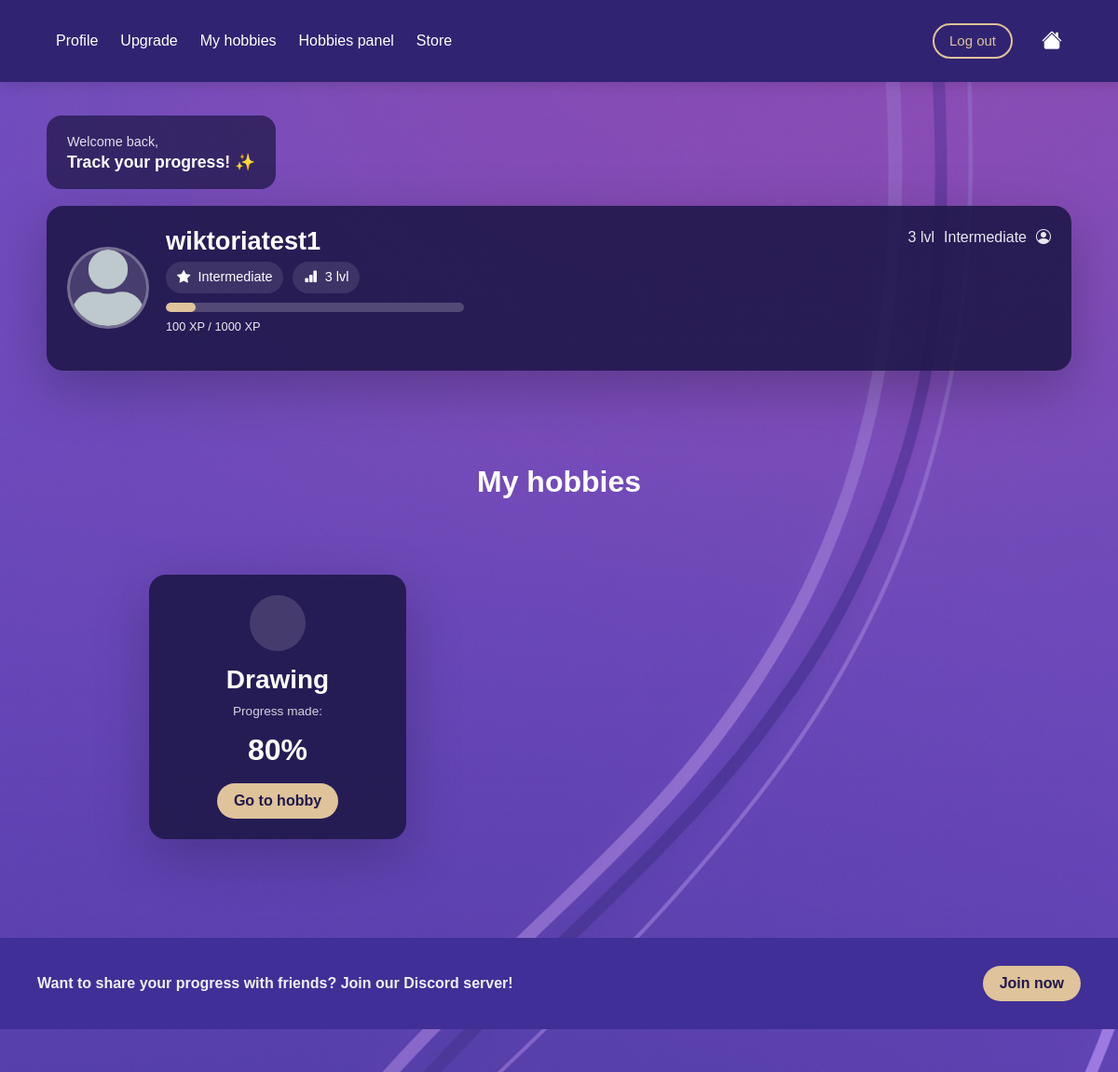
The page /profile/ (signed in, upper part) on the database as committed earlier.
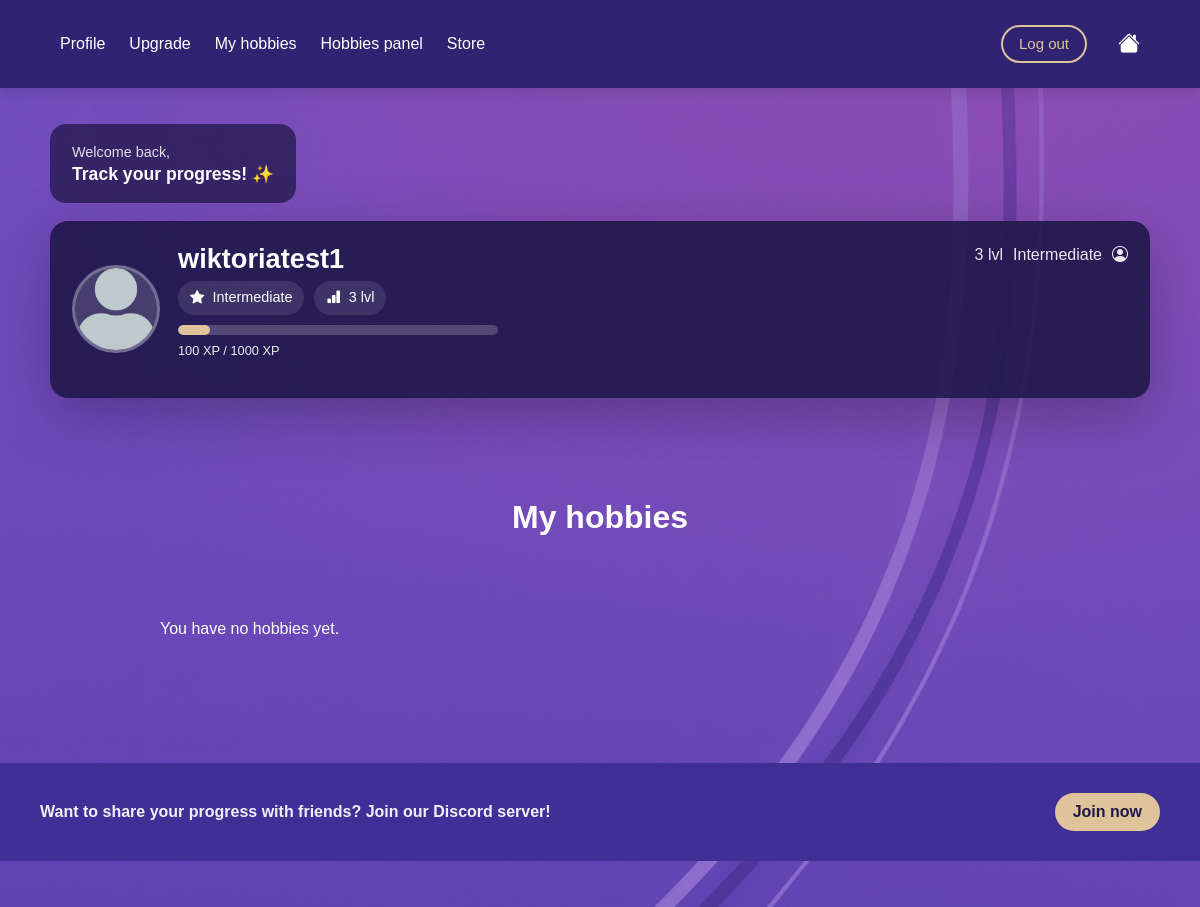
The same page on the database as committed later.
### myapp/models.py (models this page shows, shortened)
class Level(models.Model):
    title = models.CharField(max_length=100, unique=True)
    xp_required = models.PositiveIntegerField()
    class Meta:
        ordering = ['xp_required']

class Hobby(models.Model):
    user = models.ForeignKey(User, on_delete=models.CASCADE, related_name="hobbies")
    detail = models.ForeignKey(HobbyDetail, on_delete=models.CASCADE)

class HobbyDetail(models.Model):
    name = models.CharField(max_length=100, unique=True)
    description = models.TextField()

### myapp/views.py (the view)
# urls.py: path('profile/', views.profile, name='profile'),
@login_required
def profile(request):
    user = request.user
    hobbies = (
        Hobby.objects
        .filter(user=user)
        .select_related("detail")
    )
    HOBBY_ICONS = {
        "Cooking": "fi fi-rr-hat-chef",
        "Drawing": "fi fi-rr-drawer-alt",
        "Coding": "fi fi-rr-square-terminal",
        "Music": "fi fi-rr-music-alt",
        "Fitness": "fi fi-tr-dumbbell-ray",
    }
    for hobby in hobbies:
        hobby.icon = HOBBY_ICONS.get(hobby.detail.name, "fi fi-rr-star")
        challenges = Challenge.objects.filter(hobby_detail=hobby.detail)
        total = challenges.count()
        completed = UserChallenges.objects.filter(
            user=user,
            challenge__in=challenges,
            completed=True
        ).count()
        hobby.progress = int((completed / total) * 100) if total > 0 else 0
    stats, _ = UserStats.objects.get_or_create(user=user)
    current_xp = stats.xp_total
    levels = list(Level.objects.all().order_by("xp_required"))
    current_level = stats.level if stats.level else levels[0]
    next_level = None
    level_number = 1
    for i, lvl in enumerate(levels):
        if lvl.id == current_level.id:
            level_number = i + 1
            if i + 1 < len(levels):
                next_level = levels[i + 1]
            break
    progress_percent = 100
    xp_color = "xp-high"
    if next_level:
        xp_range = next_level.xp_required
        if xp_range > 0:
            progress_percent = int((current_xp / xp_range) * 100)
            progress_percent = max(0, min(progress_percent, 100))
    return render(request, "myapp/profile.html", {
        "user": user,
        "hobbies": hobbies,
        "current_level": current_level,
        "next_level": next_level,
        "current_xp": current_xp,
        "progress_percent": progress_percent,
        "level_number": level_number,
        "levels": levels,
        "xp_color": xp_color,
    })

### myapp/templates/myapp/profile.html (shortened to what this page needs)
{% extends "myapp/base.html" %}
{% load static %}
{% block extra_css %}
<link rel="stylesheet" href="{% static 'css/profile.css' %}">
{% endblock %}
{% block content %}
<main class="profile-bg">
  <div class="profile-container">
    <div class="welcome-card">
      <p class="welcome-small">Welcome back,</p>
      <h3 class="welcome-title">Track your progress! ✨</h3>
    </div>
    <section class="user-card">
      <div class="user-left">
        <div class="avatar">
          <img src="{% static 'img/avatar.png' %}" alt="User avatar">
        </div>
        <div class="user-info">
          <h2 class="username">{{ request.user.username }}</h2>
          <div class="user-badges">
            {% if current_level %}
              <span class="badge-pill">
                <i class="bi bi-star-fill"></i>
                {{ current_level.title }}
              </span>
              <span class="badge-pill">
                <i class="bi bi-bar-chart-fill"></i>
                {{ level_number }} lvl
              </span>
            {% endif %}
          </div>
          <div class="xp-wrap">
            <div class="xp-bar">
              <div class="xp-fill" style="width: {{ progress_percent }}%;"></div>
            </div>
            <p class="xp-text">
              {{ current_xp }} XP
              {% if next_level %}
                / {{ next_level.xp_required }} XP
              {% endif %}
            </p>
          </div>
        </div>
      </div>
      <div class="user-right">
        {% if current_level %}
          <div class="top-right-mini">
            <span class="mini-lvl">{{ level_number }} lvl</span>
            <span class="mini-title">{{ current_level.title }}</span>
            <i class="bi bi-person-circle mini-icon"></i>
          </div>
        {% endif %}
      </div>
    </section>
    <h2 class="section-title">My hobbies</h2>
    <section class="hobbies-grid">
      {% for hobby in hobbies %}
        <div class="hobby-card">
          <div class="hobby-icon">
          </div>
          <h3>{{ hobby.detail.name }}</h3>
          <p class="progress-label">Progress made:</p>
          <div class="progress-big">{{ hobby.progress }}%</div>
          <a href="{% url 'hobby_detail' hobby.detail.id %}" class="small-btn">
            Go to hobby
          </a>
        </div>
      {% empty %}
        <p>You have no hobbies yet.</p>
      {% endfor %}
    </section>
    <section class="discord-strip">
      <p>Want to share your progress with friends? Join our Discord server!</p>
      <a href="https://discord.gg/NMStUE7a" target="_blank" class="small-btn">
        Join now
      </a>
    </section>
  </div>
</main>
{% endblock %}

### myapp/templates/myapp/base.html (shortened to what this page needs)
{% load static %}
<!DOCTYPE html>
<html lang="en">
<head>
  <link href="https://cdn.jsdelivr.net/npm/bootstrap@5.3.2/dist/css/bootstrap.min.css" rel="stylesheet">
  <link href="https://cdn.jsdelivr.net/npm/bootstrap-icons@1.11.1/font/bootstrap-icons.css" rel="stylesheet">
  <link rel="stylesheet" href="https://cdn-uicons.flaticon.com/3.0.0/uicons-regular-rounded/css/uicons-regular-rounded.css">
  <link rel="stylesheet" href="https://cdn-uicons.flaticon.com/3.0.0/uicons-solid-rounded/css/uicons-solid-rounded.css">
  <link rel="stylesheet" href="https://cdn-uicons.flaticon.com/3.0.0/uicons-thin-rounded/css/uicons-thin-rounded.css">
  <link rel="stylesheet" href="https://cdn-uicons.flaticon.com/3.0.0/uicons-brands/css/uicons-brands.css">
  <link rel="stylesheet" href="{% static 'css/navbar.css' %}">
  <link rel="stylesheet" href="{% static 'css/style.css' %}">
  {% block extra_css %}{% endblock %}
</head>
<body>
<nav class="navbar navbar-develobby">
  <div class="container-fluid">
    <ul class="navbar-nav d-flex flex-row gap-4 align-items-center">
      {% if user.is_authenticated %}
        <li><a class="nav-link text-white" href="{% url 'profile' %}">Profile</a></li>
        <li><a class="nav-link text-white" href="{% url 'upgrade' %}">Upgrade</a></li>
        <li><a class="nav-link text-white" href="{% url 'hobbies' %}">My hobbies</a></li>
        <li><a class="nav-link text-white" href="{% url 'hobby_panel' %}">Hobbies panel</a></li>
        <li><a class="nav-link text-white" href="{% url 'store' %}">Store</a></li>
      {% endif %}
    </ul>
    <div class="d-flex align-items-center gap-3">
      {% if user.is_authenticated %}
        <form method="post" action="{% url 'logout' %}" class="m-0">
          <button type="submit" class="nav-action-btn">
            Log out
          </button>
        </form>
      {% else %}
        <a href="{% url 'login' %}" class="nav-action-btn">
          Sign In
        </a>
      {% endif %}
      <i class="bi bi-house-fill nav-icon"
         onclick="window.location.href='{% url 'homepage' %}'"></i>
    </div>
  </div>
</nav>
{% block content %}{% endblock %}
</body>
</html>

### myapp/static/css/navbar.css (style rules this page uses)
.navbar-develobby { background-color: #302371; padding: 15px 20px; position: sticky; top: 0; z-index: 1000; box-shadow: 0 4px 14px rgba(0, 0, 0, 0.12); }
.navbar-nav { display: flex; flex-direction: row; gap: 32px; }
.navbar { display: flex; align-items: center; justify-content: space-between; }
.nav-link { color: #ffffff !important; font-weight: 500; font-size: 16px; }
.nav-icon { color: #ffffff; font-size: 22px; cursor: pointer; margin-left: 15px; }
.nav-action-btn { background-color: transparent; border: 2px solid #DFC39A; color: #DFC39A; padding: 6px 16px; border-radius: 999px; font-weight: 500; font-size: 15px; cursor: pointer; transition: all 0.25s ease; text-decoration: none; display: inline-flex; align-items: center; }
.navbar form { display: inline; }

### myapp/static/css/style.css (style rules this page uses)
:root { --dark-purple: #302371; --purple: #543EA7; --beige: #DFC39A; --violet: #704ABC; --pink-violet: #9753CC; --light-violet: #B4A2E7; --white: #ffffff; }
* { box-sizing: border-box; margin: 0; padding: 0; font-family: 'Arial', sans-serif; }
body { margin: 0; background: #704ABC; color: var(--white); }
.navbar { padding: 24px 48px; }
section { padding: 80px 10%; }
a { text-decoration: none !important; }
.small-btn { background: var(--beige); color: var(--dark-purple); border: none; border-radius: 999px; padding: 7px 18px; font-weight: 700; cursor: pointer; transition: transform 0.15s ease, opacity 0.15s ease; text-decoration: none; display: inline-flex; align-items: center; justify-content: center; }

### myapp/static/css/profile.css (style rules this page uses)
:root { --dark-purple: #20184B; --purple: #402F96; --beige: #DFC39A; --white: #ffffff; --card: rgba(32, 24, 75, 0.90); --card-soft: rgba(32, 24, 75, 0.75); }
* { box-sizing: border-box; margin: 0; padding: 0; font-family: Arial, sans-serif; }
body { color: var(--white); }
.profile-bg { min-height: calc(100vh - 64px); padding: 36px 18px 0px; background-image: url("../img/ChatGPT_Image_29_lis_2025_17_41_00.png"); background-size: cover; background-position: center bottom; background-repeat: no-repeat; background-position: center 1%; }
.profile-container { max-width: 1100px; margin: 0 auto; }
.profile-container { display: flex; flex-direction: column; align-items: flex-start; }
.welcome-card { background: var(--card-soft); border-radius: 16px; padding: 18px 22px; width: fit-content; margin-bottom: 18px; }
.welcome-small { opacity: 0.85; margin: 0; font-size: 0.9rem; }
.welcome-title { margin: 0; font-weight: 700; font-size: 1.1rem; }
.user-card { width: 100%; background: var(--card); border-radius: 18px; padding: 22px; display: flex; justify-content: space-between; gap: 18px; box-shadow: 0 18px 60px rgba(0, 0, 0, 0.25); }
.user-left { display: flex; gap: 18px; align-items: center; }
.avatar { width: 88px; height: 88px; border-radius: 50%; overflow: hidden; border: 3px solid rgba(255,255,255,0.25); background: rgba(255,255,255,0.15); flex-shrink: 0; }
.avatar img { width: 100%; height: 100%; object-fit: cover; display: block; }
.username { font-size: 1.7rem; margin: 0 0 6px 0; font-weight: 800; }
.user-badges { display: flex; gap: 10px; flex-wrap: wrap; margin-bottom: 10px; }
.badge-pill { display: inline-flex; align-items: center; gap: 8px; background: rgba(255,255,255,0.10); padding: 6px 12px; border-radius: 999px; font-size: 0.9rem; }
.xp-wrap { margin-top: 4px; }
.xp-bar { width: 320px; height: 10px; background: rgba(255,255,255,0.20); border-radius: 99px; overflow: hidden; }
.xp-fill { height: 100%; background: var(--beige); border-radius: 99px; }
.xp-text { font-size: 0.8rem; opacity: 0.9; margin-top: 6px; }
.top-right-mini { display: flex; align-items: center; gap: 10px; opacity: 0.9; }
.section-title { text-align: center; width: 100%; margin-top: 100px; margin-bottom: 0px; font-size: 2rem; font-weight: 800; }
.hobbies-grid { width: 100%; display: grid; grid-template-columns: repeat(3, 1fr); gap: 26px; }
.small-btn { background: var(--beige); color: var(--dark-purple); border: none; border-radius: 999px; padding: 7px 18px; font-weight: 700; cursor: pointer; transition: transform 0.15s ease, opacity 0.15s ease; text-decoration: none; }
.discord-strip { width: 100vw; margin-left: calc(-50vw + 50%); margin-right: calc(-50vw + 50%); margin-top: 26px; background: #402F96; border-radius: 0; padding: 30px 40px; display: flex; align-items: center; justify-content: space-between; gap: 12px; }
.discord-strip p { margin: 0; font-weight: 600; opacity: 0.92; }
.xp-fill { height: 100%; background: #DFC39A; border-radius: 99px; transition: width 0.6s ease; }

Rows that differ between the two databases and show on the page:
removed Hobby: detail.name "Drawing", progress "80"
Other text that changed with them:
text now shown: "You have no hobbies yet."
